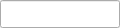
<?xml version="1.0" encoding="UTF-8"?>
<ui version="4.0">
 <class>Form</class>
 <widget class="QWidget" name="Form">
  <property name="geometry">
   <rect>
    <x>0</x>
    <y>0</y>
    <width>120</width>
    <height>28</height>
   </rect>
  </property>
  <property name="maximumSize">
   <size>
    <width>120</width>
    <height>16777215</height>
   </size>
  </property>
  <property name="windowTitle">
   <string>Form</string>
  </property>
  <layout class="QHBoxLayout" name="horizontalLayout">
   <property name="spacing">
    <number>0</number>
   </property>
   <property name="leftMargin">
    <number>0</number>
   </property>
   <property name="topMargin">
    <number>0</number>
   </property>
   <property name="rightMargin">
    <number>0</number>
   </property>
   <property name="bottomMargin">
    <number>0</number>
   </property>
   <item>
    <widget class="QLineEdit" name="lineEdit">
     <property name="enabled">
      <bool>true</bool>
     </property>
     <property name="sizePolicy">
      <sizepolicy hsizetype="Minimum" vsizetype="Fixed">
       <horstretch>0</horstretch>
       <verstretch>0</verstretch>
      </sizepolicy>
     </property>
     <property name="minimumSize">
      <size>
       <width>120</width>
       <height>28</height>
      </size>
     </property>
     <property name="maximumSize">
      <size>
       <width>120</width>
       <height>28</height>
      </size>
     </property>
     <property name="baseSize">
      <size>
       <width>120</width>
       <height>28</height>
      </size>
     </property>
     <property name="toolTip">
      <string>Scalar value</string>
     </property>
     <property name="text">
      <string/>
     </property>
    </widget>
   </item>
  </layout>
 </widget>
 <resources/>
 <connections/>
</ui>
